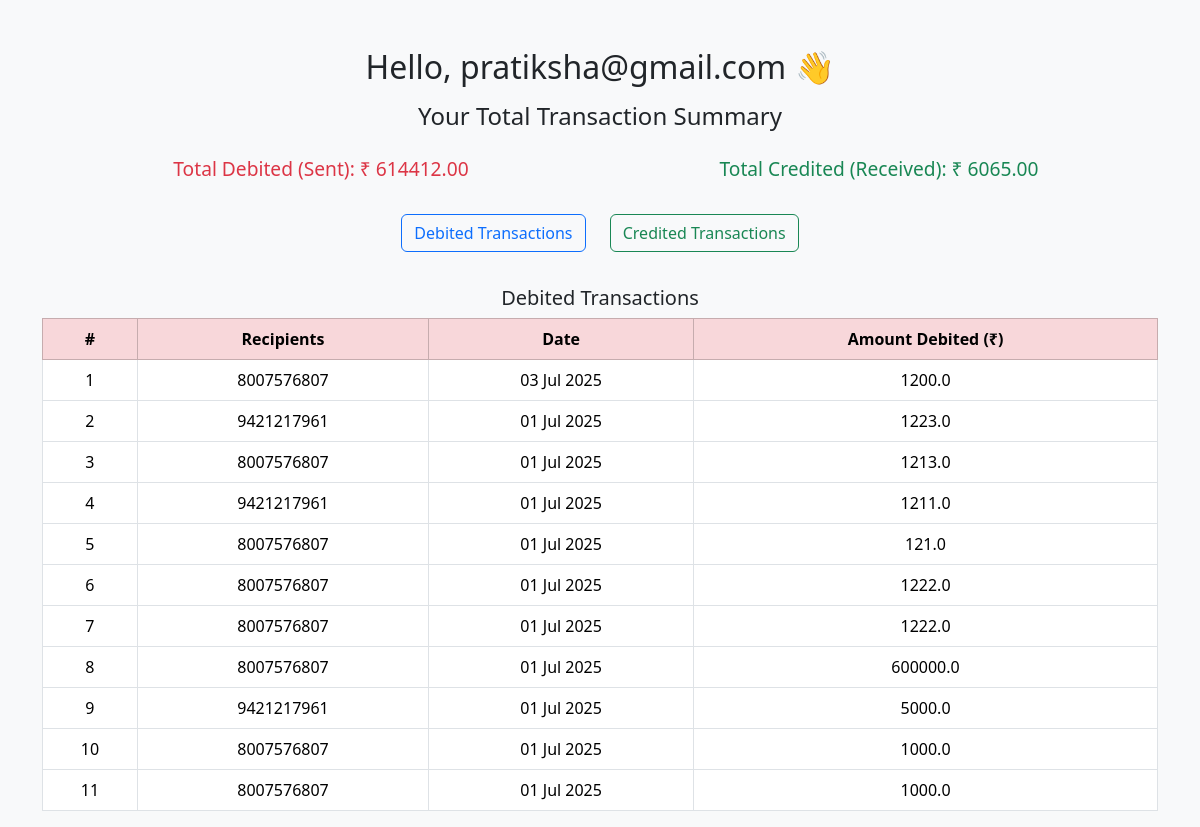
Screenshot of /total-funds/ (signed in) with the database file from the repository.
### user/models.py (models this page shows, shortened)
class Users(AbstractUser):
    mobile = models.CharField(max_length=15, blank=True, null=True)
    address = models.TextField(blank=True, null=True)
    date_of_birth = models.DateField(blank=True, null=True)
    is_verified = models.BooleanField(default=False)
    class Meta:
        verbose_name = 'User'
        verbose_name_plural = 'Users'
        ordering = ['username']
        db_table = 'users'

### detection/models.py (models this page shows, shortened)
class Transaction(models.Model):
    user = models.ForeignKey(Users, on_delete=models.CASCADE)
    recipient = models.CharField(max_length=100)
    amount = models.FloatField()
    debit = models.FloatField(null=True, blank=True)
    credit = models.FloatField(null=True, blank=True)
    description = models.TextField(blank=True, null=True)
    is_fraud = models.BooleanField(default=False)
    date = models.DateTimeField(auto_now_add=True)

### detection/views.py (the view)
# urls.py: path('total-funds/', Total_Funds_view, name='total-funds'),
@login_required
@login_required
def Total_Funds_view(request):
    user = request.user
    transactions = Transaction.objects.filter(user=user).order_by('-date')
    debit_txns = transactions.filter(debit__isnull=False)
    credit_txns = transactions.filter(credit__isnull=False)
    total_debit = debit_txns.aggregate(Sum('debit'))['debit__sum'] or 0
    total_credit = credit_txns.aggregate(Sum('credit'))['credit__sum'] or 0
    for tx in debit_txns:
        if tx.description:
            match = re.search(r'/DR/([^/]+)', tx.description)
            tx.recipient_display = match.group(1).strip() if match else 'unknown'
        else:
            tx.recipient_display = 'unknown'
    for tx in credit_txns:
        if not tx.description:
            tx.description = 'No description'
    return render(request, 'Total_Funds.html', {
        'name': user.username,
        'total_debit': total_debit,
        'total_credit': total_credit,
        'debit_transactions': debit_txns,
        'credit_transactions': credit_txns,
    })

### templates/Total_Funds.html (shortened to what this page needs)
<!DOCTYPE html>
<html lang="en">
  <head>
    <link
      href="https://cdn.jsdelivr.net/npm/bootstrap@5.3.2/dist/css/bootstrap.min.css"
      rel="stylesheet"
    />
  </head>
  <body>
    <div class="container mt-5">
      <h2 class="text-center mb-3">Hello, {{ name }} 👋</h2>
      <h4 class="text-center mb-4">Your Total Transaction Summary</h4>
      <div class="row summary-box">
        <div class="col-md-6 text-danger">
          Total Debited (Sent): ₹ {{ total_debit|floatformat:2 }}
        </div>
        <div class="col-md-6 text-success">
          Total Credited (Received): ₹ {{ total_credit|floatformat:2 }}
        </div>
      </div>
      <div class="text-center">
        <button
          class="btn btn-outline-primary btn-toggle"
          onclick="showSection('debit')"
        >
          Debited Transactions
        </button>
        <button
          class="btn btn-outline-success btn-toggle"
          onclick="showSection('credit')"
        >
          Credited Transactions
        </button>
      </div>
      <div id="debit" class="table-section active mt-4">
        <h5 class="text-center">Debited Transactions</h5>
        <div class="table-responsive">
          <table class="table table-bordered table-hover align-middle">
            <thead class="table-danger text-center">
              <tr>
                <th>#</th>
                <th>Recipients</th>
                <th>Date</th>
                <th>Amount Debited (₹)</th>
              </tr>
            </thead>
            <tbody class="text-center">
              {% for txn in debit_transactions %}
              <tr>
                <td>{{ forloop.counter }}</td>
                <td>{{ txn.recipient}}</td>
                <td>{{ txn.date|date:"d M Y" }}</td>
                <td>{{ txn.debit }}</td>
              </tr>
              {% empty %}
              <tr>
                <td colspan="4">No debited transactions available.</td>
              </tr>
              {% endfor %}
            </tbody>
          </table>
        </div>
      </div>
    </div>
  </body>
</html>

### templates/Total_Funds.html (style rules this page uses)
body { background-color: #f8f9fa; }
.summary-box { font-size: 1.2rem; font-weight: 500; margin: 20px 0; text-align: center; }
.btn-toggle { margin: 10px; }
.table-section { display: none; }
.table-section.active { display: block; }

### rows the page displays
Users: username "pratiksha@gmail.com"
Transaction: recipient "8007576807", date "03 Jul 2025", debit "1200.0"
Transaction: recipient "9421217961", date "01 Jul 2025", debit "1223.0"
Transaction: recipient "8007576807", date "01 Jul 2025", debit "1213.0"
Transaction: recipient "9421217961", date "01 Jul 2025", debit "1211.0"
Transaction: recipient "8007576807", date "01 Jul 2025", debit "121.0"
Transaction: recipient "8007576807", date "01 Jul 2025", debit "1222.0"
Transaction: recipient "8007576807", date "01 Jul 2025", debit "1222.0"
Transaction: recipient "8007576807", date "01 Jul 2025", debit "600000.0"
Transaction: recipient "9421217961", date "01 Jul 2025", debit "5000.0"
Transaction: recipient "8007576807", date "01 Jul 2025", debit "1000.0"
Transaction: recipient "8007576807", date "01 Jul 2025", debit "1000.0"

### other values shown
{{ total_debit|floatformat:2 }} "614412.00"
{{ total_credit|floatformat:2 }} "6065.00"
